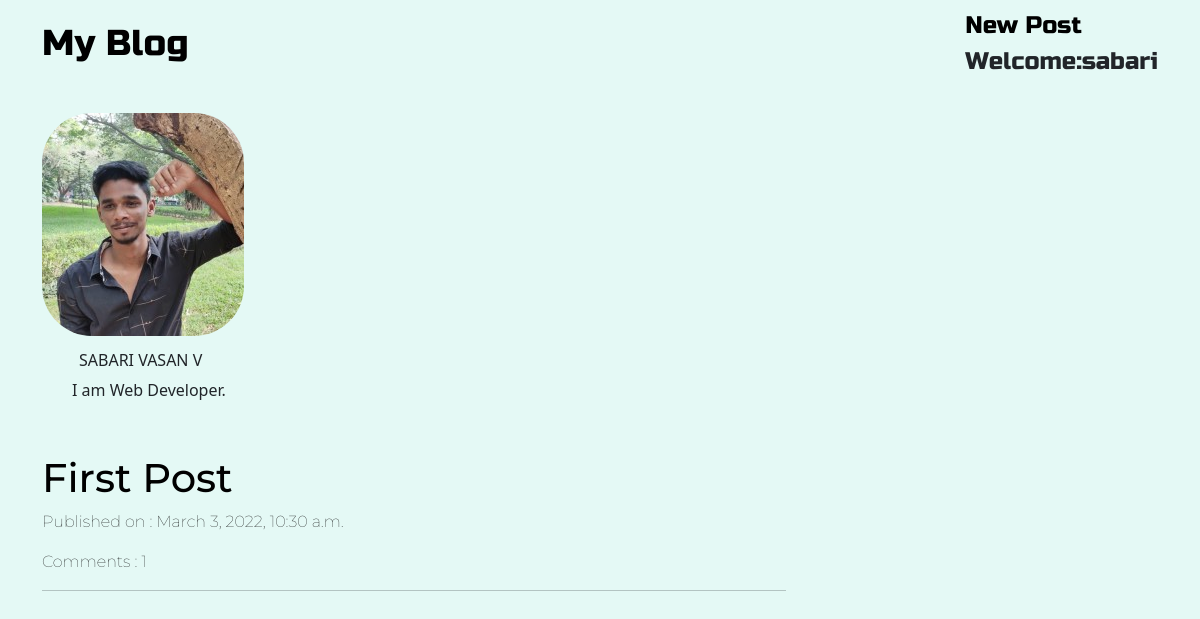
Screenshot of / (signed in) with the database file from the repository.
### blog/models.py (models this page shows, shortened)
class Post(models.Model):
    author = models.ForeignKey('auth.User',on_delete=models.CASCADE)
    title = models.CharField(max_length=200)
    text = models.TextField()
    created_date = models.DateTimeField(default=timezone.now)
    def approve_comments(self):
        return self.comments.filter(approved_comment=True)

### blog/views.py (the view)
# urls.py: path('',views.PostListView.as_view(),name='post_list'),
class PostListView(ListView):
    model = Post
    def get_queryset(self):
        return Post.objects.filter(created_date__lte=timezone.now()).order_by('-created_date')

### blog/templates/blog/post_list.html (shortened to what this page needs)
{% extends "blog/base.html" %}
{% load static %}
{% block body %}
<div class="row">
    <div class="col-3 col-md-4 col-12">
        <div class="profile">
            <img  style="margin-top:15px;border-radius: 50px;" src="{% static 'media/me1.jpg' %}" alt="sabari-profile-img">
        </div>
        <div class="name">
            <h6 class="h6" style="margin-top:15px;margin-left:37px;">SABARI VASAN V</h6>
        </div>
        <div class="intro">
            <p style="margin-top:5px;margin-left:30px;">I am Web Developer.</p>
        </div>
        </div>
          <div class="boxicon">
        </div>
    </div >
    <div class="col-7 col-md-8 col-12 ">
        <div>
            {% for post in post_list %}
            <div class="postlist">
            <a style="text-decoration: none;color:black" href="{% url 'post_detail' pk=post.pk %}">
            <div class="post">
                <h1>{{ post.title }}</h1>
            </div>
            <div class="date">
                <p>Published on : {{post.created_date}}</p>
            </div>
            <p>Comments : {{ post.approve_comments.count }}</p>
            </a>
            <hr>
            {% endfor %}
        </div>
        </div>
    </div>
  </div>
{% endblock %}

### blog/templates/blog/base.html (shortened to what this page needs)
<!DOCTYPE html>
{% load static %}
<html lang="en">
<head>
    <link href="https://cdn.jsdelivr.net/npm/bootstrap@5.1.3/dist/css/bootstrap.min.css" rel="stylesheet">
    <link rel="stylesheet" href="{% static 'css/blog.css' %}">
</head>
<body>
    <nav class="navbar navbar-default techfont" >
        <div class="container">
        <ul class="nav navbar-nav">
            <li><a class="navbar-brand bigbrand" href="{% url 'post_list' %}">My Blog</a></li>
        </ul>
        <ul class="nav navbar-nav navbar-right">
            {% if user.is_authenticated %}
                <li>
                    <a style="color:black;text-decoration:none" href="{% url 'create' %}">New Post</a>
                </li>
                <li>
                    <a>Welcome:{{ user.username }}</a>
                </li>
            {% endif %}
        </ul>
        </div>
    </nav>
            <div class="container">
                {% block body %}
                {% endblock %}
</body>
</html>

### blog/static/css/blog.css (style rules this page uses)
body { min-height: 100vh; display: flex; flex-direction: column; background-color: #E4F9F5; }
.techfont { font-family: 'Russo One', sans-serif; font-size:1.5em; margin-bottom: 10px; background-color:#E4F9F5; }
.bigbrand { font-size:1.5em; color:black; }
.postlist { font-family: 'Montserrat', sans-serif; margin-top: 20px; font-weight:lighter; }

### rows the page displays
Post: title "First Post", created_date "March 3, 2022, 10:30 a.m.", approve_comments.count "1"

### other values shown
{{ user.username }} "sabari"
